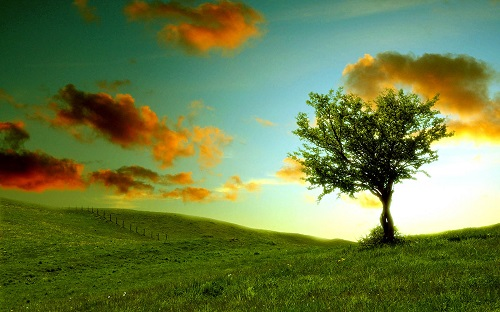
#> input picture gambar1_sm.jpg, 500 x 312 px, found by its file name
$ python 05-18-1.py
#> lines starting #> are read from the running program, lines starting #| are printed output that depends on the picture
## MEAN & GAUSSIAN BLUR

import cv2
import numpy as np

image = cv2.imread('gambar1_sm.jpg')
#> image is the input picture: shape (312, 500, 3); mean B, G, R 68.9, 124, 106.3

# apply 3x3 mean filter on the image
kernel = np.ones((3,3),np.float32)/9 #nilai kernel (3,3) makin besar makin terang
processed_image = cv2.filter2D(image,-1,kernel)
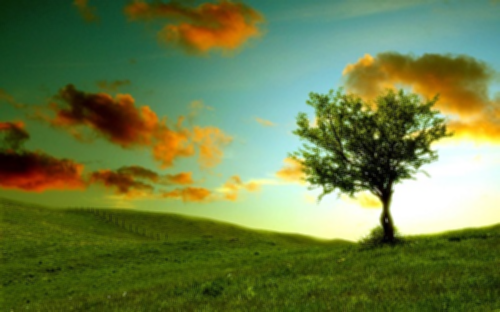
#> processed_image: shape (312, 500, 3); mean B, G, R 68.9, 124, 106.3
mean_blur = cv2.blur(image,(5,5)) #nilai kernel (5,5) makin besar makin blur
gaussian_blur = cv2.GaussianBlur(image,(5,5),0)

# display image
cv2.imshow('Original Image', image)
cv2.imshow('Mean Filter Processing', processed_image)
cv2.imshow('Mean Blur', mean_blur)
cv2.imshow('Gaussian Blur', gaussian_blur)
cv2.waitKey(0)
